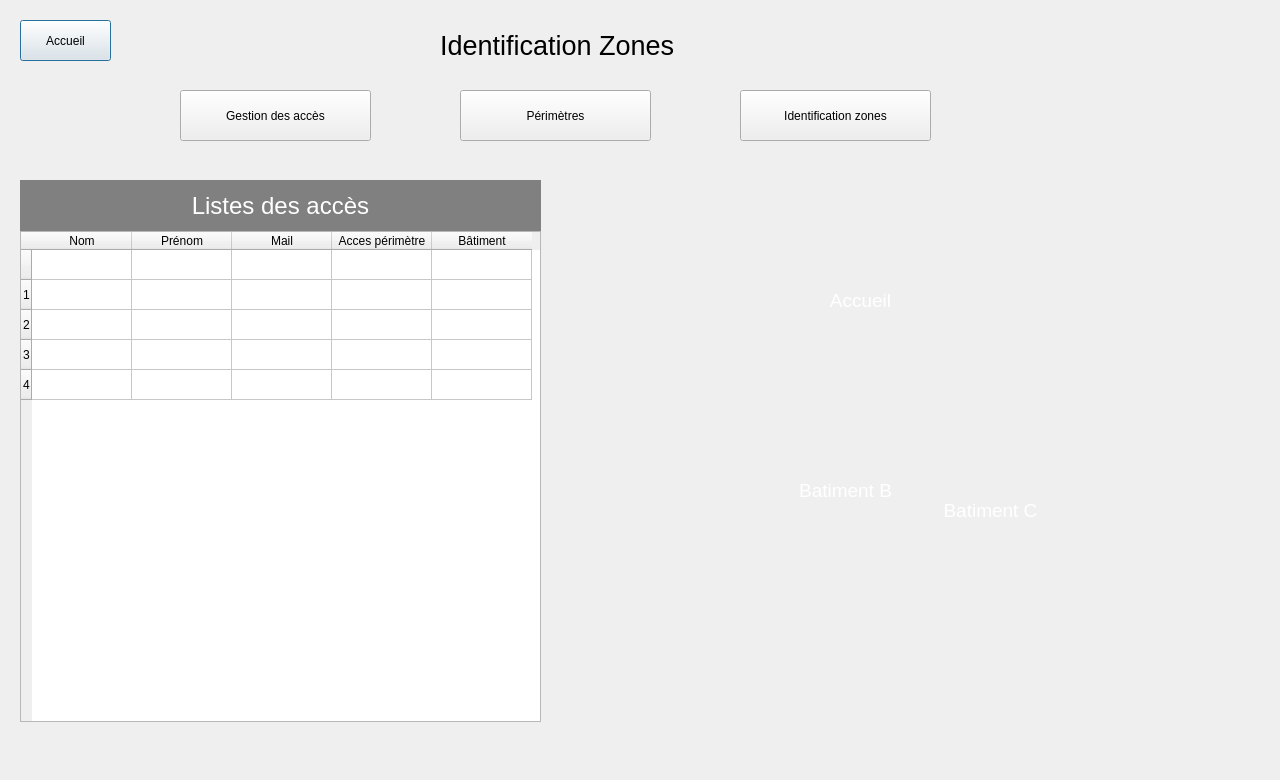
<?xml version="1.0" encoding="UTF-8"?>
<ui version="4.0">
 <class>Dialog</class>
 <widget class="QDialog" name="Dialog">
  <property name="enabled">
   <bool>true</bool>
  </property>
  <property name="geometry">
   <rect>
    <x>0</x>
    <y>0</y>
    <width>1280</width>
    <height>780</height>
   </rect>
  </property>
  <property name="windowTitle">
   <string>Dialog</string>
  </property>
  <widget class="QPushButton" name="ButtonAccueil">
   <property name="geometry">
    <rect>
     <x>20</x>
     <y>20</y>
     <width>91</width>
     <height>41</height>
    </rect>
   </property>
   <property name="text">
    <string>Accueil</string>
   </property>
  </widget>
  <widget class="QPushButton" name="ButtonGestion">
   <property name="geometry">
    <rect>
     <x>180</x>
     <y>90</y>
     <width>191</width>
     <height>51</height>
    </rect>
   </property>
   <property name="text">
    <string>Gestion des accès</string>
   </property>
  </widget>
  <widget class="QPushButton" name="ButtonPerimetres">
   <property name="geometry">
    <rect>
     <x>460</x>
     <y>90</y>
     <width>191</width>
     <height>51</height>
    </rect>
   </property>
   <property name="text">
    <string>Périmètres</string>
   </property>
  </widget>
  <widget class="QPushButton" name="ButtonZones">
   <property name="geometry">
    <rect>
     <x>740</x>
     <y>90</y>
     <width>191</width>
     <height>51</height>
    </rect>
   </property>
   <property name="text">
    <string>Identification zones</string>
   </property>
  </widget>
  <widget class="QLabel" name="label">
   <property name="geometry">
    <rect>
     <x>440</x>
     <y>30</y>
     <width>241</width>
     <height>31</height>
    </rect>
   </property>
   <property name="font">
    <font>
     <pointsize>20</pointsize>
    </font>
   </property>
   <property name="text">
    <string>Identification Zones</string>
   </property>
  </widget>
  <widget class="QLabel" name="labelPlan">
   <property name="enabled">
    <bool>true</bool>
   </property>
   <property name="geometry">
    <rect>
     <x>570</x>
     <y>180</y>
     <width>601</width>
     <height>581</height>
    </rect>
   </property>
   <property name="text">
    <string/>
   </property>
   <property name="pixmap">
    <pixmap>Image_interface/plan_entremont.png</pixmap>
   </property>
   <property name="alignment">
    <set>Qt::AlignBottom|Qt::AlignLeading|Qt::AlignLeft</set>
   </property>
  </widget>
  <widget class="QPushButton" name="ButtonBatA">
   <property name="geometry">
    <rect>
     <x>820</x>
     <y>270</y>
     <width>81</width>
     <height>61</height>
    </rect>
   </property>
   <property name="palette">
    <palette>
     <active>
      <colorrole role="WindowText">
       <brush brushstyle="SolidPattern">
        <color alpha="255">
         <red>255</red>
         <green>255</green>
         <blue>255</blue>
        </color>
       </brush>
      </colorrole>
      <colorrole role="Button">
       <brush brushstyle="SolidPattern">
        <color alpha="0">
         <red>0</red>
         <green>0</green>
         <blue>0</blue>
        </color>
       </brush>
      </colorrole>
      <colorrole role="Text">
       <brush brushstyle="SolidPattern">
        <color alpha="255">
         <red>255</red>
         <green>255</green>
         <blue>255</blue>
        </color>
       </brush>
      </colorrole>
      <colorrole role="ButtonText">
       <brush brushstyle="SolidPattern">
        <color alpha="255">
         <red>255</red>
         <green>255</green>
         <blue>255</blue>
        </color>
       </brush>
      </colorrole>
      <colorrole role="Base">
       <brush brushstyle="SolidPattern">
        <color alpha="0">
         <red>0</red>
         <green>0</green>
         <blue>0</blue>
        </color>
       </brush>
      </colorrole>
      <colorrole role="Window">
       <brush brushstyle="SolidPattern">
        <color alpha="0">
         <red>0</red>
         <green>0</green>
         <blue>0</blue>
        </color>
       </brush>
      </colorrole>
      <colorrole role="PlaceholderText">
       <brush brushstyle="SolidPattern">
        <color alpha="128">
         <red>255</red>
         <green>255</green>
         <blue>255</blue>
        </color>
       </brush>
      </colorrole>
     </active>
     <inactive>
      <colorrole role="WindowText">
       <brush brushstyle="SolidPattern">
        <color alpha="255">
         <red>255</red>
         <green>255</green>
         <blue>255</blue>
        </color>
       </brush>
      </colorrole>
      <colorrole role="Button">
       <brush brushstyle="SolidPattern">
        <color alpha="0">
         <red>0</red>
         <green>0</green>
         <blue>0</blue>
        </color>
       </brush>
      </colorrole>
      <colorrole role="Text">
       <brush brushstyle="SolidPattern">
        <color alpha="255">
         <red>255</red>
         <green>255</green>
         <blue>255</blue>
        </color>
       </brush>
      </colorrole>
      <colorrole role="ButtonText">
       <brush brushstyle="SolidPattern">
        <color alpha="255">
         <red>255</red>
         <green>255</green>
         <blue>255</blue>
        </color>
       </brush>
      </colorrole>
      <colorrole role="Base">
       <brush brushstyle="SolidPattern">
        <color alpha="0">
         <red>0</red>
         <green>0</green>
         <blue>0</blue>
        </color>
       </brush>
      </colorrole>
      <colorrole role="Window">
       <brush brushstyle="SolidPattern">
        <color alpha="0">
         <red>0</red>
         <green>0</green>
         <blue>0</blue>
        </color>
       </brush>
      </colorrole>
      <colorrole role="PlaceholderText">
       <brush brushstyle="SolidPattern">
        <color alpha="128">
         <red>255</red>
         <green>255</green>
         <blue>255</blue>
        </color>
       </brush>
      </colorrole>
     </inactive>
     <disabled>
      <colorrole role="WindowText">
       <brush brushstyle="SolidPattern">
        <color alpha="255">
         <red>255</red>
         <green>255</green>
         <blue>255</blue>
        </color>
       </brush>
      </colorrole>
      <colorrole role="Button">
       <brush brushstyle="SolidPattern">
        <color alpha="0">
         <red>0</red>
         <green>0</green>
         <blue>0</blue>
        </color>
       </brush>
      </colorrole>
      <colorrole role="Text">
       <brush brushstyle="SolidPattern">
        <color alpha="255">
         <red>255</red>
         <green>255</green>
         <blue>255</blue>
        </color>
       </brush>
      </colorrole>
      <colorrole role="ButtonText">
       <brush brushstyle="SolidPattern">
        <color alpha="255">
         <red>255</red>
         <green>255</green>
         <blue>255</blue>
        </color>
       </brush>
      </colorrole>
      <colorrole role="Base">
       <brush brushstyle="SolidPattern">
        <color alpha="0">
         <red>0</red>
         <green>0</green>
         <blue>0</blue>
        </color>
       </brush>
      </colorrole>
      <colorrole role="Window">
       <brush brushstyle="SolidPattern">
        <color alpha="0">
         <red>0</red>
         <green>0</green>
         <blue>0</blue>
        </color>
       </brush>
      </colorrole>
      <colorrole role="PlaceholderText">
       <brush brushstyle="SolidPattern">
        <color alpha="128">
         <red>255</red>
         <green>255</green>
         <blue>255</blue>
        </color>
       </brush>
      </colorrole>
     </disabled>
    </palette>
   </property>
   <property name="font">
    <font>
     <pointsize>14</pointsize>
    </font>
   </property>
   <property name="styleSheet">
    <string notr="true">QPushButton {
    background-color: transparent;
	color: #ffffff; /* Couleur du texte (blanc dans cet exemple) */
    border: none;
}
</string>
   </property>
   <property name="text">
    <string>Accueil</string>
   </property>
  </widget>
  <widget class="QPushButton" name="ButtonBatB">
   <property name="geometry">
    <rect>
     <x>800</x>
     <y>470</y>
     <width>91</width>
     <height>41</height>
    </rect>
   </property>
   <property name="font">
    <font>
     <pointsize>14</pointsize>
    </font>
   </property>
   <property name="styleSheet">
    <string notr="true">QPushButton {
    background-color: transparent;
	color: #ffffff; /* Couleur du texte (blanc dans cet exemple) */
    border: none;
}
</string>
   </property>
   <property name="text">
    <string>Batiment B</string>
   </property>
  </widget>
  <widget class="QTableWidget" name="tableWidget">
   <property name="geometry">
    <rect>
     <x>20</x>
     <y>231</y>
     <width>521</width>
     <height>491</height>
    </rect>
   </property>
   <row>
    <property name="text">
     <string/>
    </property>
   </row>
   <row>
    <property name="text">
     <string>1</string>
    </property>
   </row>
   <row>
    <property name="text">
     <string>2</string>
    </property>
   </row>
   <row>
    <property name="text">
     <string>3</string>
    </property>
   </row>
   <row>
    <property name="text">
     <string>4</string>
    </property>
   </row>
   <column>
    <property name="text">
     <string>Nom</string>
    </property>
   </column>
   <column>
    <property name="text">
     <string>Prénom</string>
    </property>
   </column>
   <column>
    <property name="text">
     <string>Mail</string>
    </property>
   </column>
   <column>
    <property name="text">
     <string>Acces périmètre</string>
    </property>
   </column>
   <column>
    <property name="text">
     <string>Bâtiment</string>
    </property>
   </column>
  </widget>
  <widget class="QLabel" name="label_2">
   <property name="geometry">
    <rect>
     <x>20</x>
     <y>180</y>
     <width>521</width>
     <height>51</height>
    </rect>
   </property>
   <property name="font">
    <font>
     <pointsize>18</pointsize>
    </font>
   </property>
   <property name="styleSheet">
    <string notr="true">QLabel {
    background-color: gray;
	color: #ffffff; /* Couleur du texte (blanc dans cet exemple) */
    border: none;
}
</string>
   </property>
   <property name="text">
    <string>Listes des accès</string>
   </property>
   <property name="alignment">
    <set>Qt::AlignCenter</set>
   </property>
   <property name="wordWrap">
    <bool>false</bool>
   </property>
  </widget>
  <widget class="QPushButton" name="ButtonBatC">
   <property name="geometry">
    <rect>
     <x>920</x>
     <y>430</y>
     <width>141</width>
     <height>161</height>
    </rect>
   </property>
   <property name="font">
    <font>
     <pointsize>14</pointsize>
    </font>
   </property>
   <property name="styleSheet">
    <string notr="true">QPushButton {
    background-color: transparent;
	color: #ffffff; /* Couleur du texte (blanc dans cet exemple) */
    border: none;
}
</string>
   </property>
   <property name="text">
    <string>Batiment C</string>
   </property>
  </widget>
  <zorder>labelPlan</zorder>
  <zorder>ButtonBatA</zorder>
  <zorder>ButtonAccueil</zorder>
  <zorder>ButtonGestion</zorder>
  <zorder>ButtonPerimetres</zorder>
  <zorder>ButtonZones</zorder>
  <zorder>label</zorder>
  <zorder>ButtonBatB</zorder>
  <zorder>tableWidget</zorder>
  <zorder>label_2</zorder>
  <zorder>ButtonBatC</zorder>
 </widget>
 <resources/>
 <connections/>
</ui>
